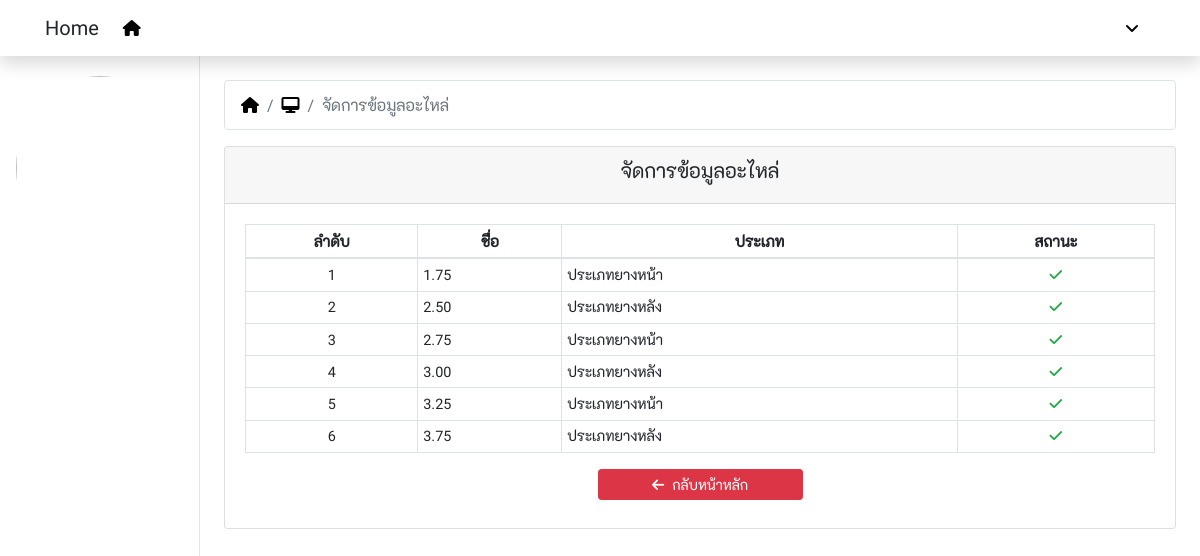
The page /software.php on the database its author committed.
### tables this page shows
CREATE TABLE `ex_software` (
  `sw_id` int(11) NOT NULL,
  `sw_name` varchar(200) NOT NULL,
  `sw_status` int(1) NOT NULL DEFAULT '1',
  `sw_create` varchar(50) NOT NULL,
  `sw_update` timestamp NOT NULL DEFAULT CURRENT_TIMESTAMP ON UPDATE CURRENT_TIMESTAMP,
  `sw_total` varchar(100) NOT NULL,
  `sw_type` varchar(100) NOT NULL
);

### config/function.php (called while the page is built, shortened)
<?php
  function getSoftware1(){
    global $dbcon;
    $sql = "SELECT * FROM ex_software ORDER BY sw_id ASC";
    $stmt = $dbcon->prepare($sql);
    $stmt->execute();
    return $stmt;
  }
?>

### software.php (the view, shortened to what this page needs)
<?php
  include_once 'config/connection.php';
  include_once 'config/function.php';
  $act = isset($_GET['act']) ? $_GET['act'] : 'index';
?>
<!DOCTYPE html>
<html lang="en">
<head>
  <link rel="stylesheet" href="node_modules/bootstrap/dist/css/bootstrap.min.css">
  <link rel="stylesheet" href="node_modules/@fortawesome/fontawesome-pro/css/all.min.css">
  <link rel="stylesheet" href="node_modules/datatables.net-bs4/css/dataTables.bootstrap4.min.css">
  <link rel="stylesheet" href="public/css/custom.css">
</head>
<body>
  <?php include_once 'inc/navbar.php' ?>
  <div class="container-fluid">
    <div class="row">
      <?php include_once 'inc/sidemenu.php' ?>
      <main role="main" class="col-xl-10 col-md-9 ml-sm-auto px-4">
        <?php
          if($act == 'index'):
        ?>
        <nav>
          <ol class="breadcrumb bg-white border">
            <li class="breadcrumb-item">
              <a href="request.php"><i class="fas fa-home"></i></a>
            </li>
            <li class="breadcrumb-item">
              <a href="computers.php"><i class="fas fa-desktop"></i></a>
            </li>
            <li class="breadcrumb-item active">
              จัดการข้อมูลอะไหล่
            </li>
          </ol>
        </nav>
        <div class="row justify-content-center">
          <div class="col-12">
            <div class="card">
              <div class="card-header">
                <h5 class="text-center">จัดการข้อมูลอะไหล่</h5>
              </div>
              <div class="card-body">
                <div class="row justify-content-center">
                  <div class="col-12">
                    <div class="table-responsive">
                      <table id="data" class="table table-bordered table-hover table-sm">
                        <thead>
                          <tr>
                            <th>ลำดับ</th>
                            <th>ชื่อ</th>
                            <th>ประเภท</th>
                            <th>สถานะ</th>
                          </tr>
                        </thead>
                        <tbody>
                          <?php
                            $result = getSoftware1();
                            foreach($result as $key => $row):
                          ?>
                          <tr>
                            <td><?php echo $key+1 ?></td>
                            <td class="text-left"><?php echo $row['sw_name'] ?></td>
                            <td class="text-left"><?php echo $row['sw_type'] ?></td>
                            <td>
                              <?php echo ($row['sw_status'] == 1
                                ? '<i class="fas fa-check text-success"></i>'
                                : '<i class="fas fa-times-circle text-danger"></i>')
                              ?>
                            </td>
                          </tr>
                          <?php
                            endforeach;
                          ?>
                        </tbody>
                      </table>
                    </div>
                  </div>
                  <div class="col-sm-3 pb-2">
                    <a class="btn btn-danger btn-sm btn-block" href="dashboard.php">
                      <i class="fa fa-arrow-left pr-2"></i>กลับหน้าหลัก
                    </a>
                  </div>
                </div>
              </div>
            </div>
          </div>
        </div>
        <?php
          endif;
        ?>
      </main>
    </div>
  </div>
</body>
</html>

### public/css/custom.css (style rules this page uses)
body { font-family: 'robotoregular', 'k2dregular', Tahoma; }
td, tr { white-space: normal; text-align: center; vertical-align: middle !important; font-size: 0.95em; }
a { color: #000; }
.active , .active a { color: #DC3545; }
[role="main"] { padding-top: 80px; }

### rows shown on the page
ex_software: sw_name "1.75", sw_type "ประเภทยางหน้า", sw_status 1 (drawn)
ex_software: sw_name "2.50", sw_type "ประเภทยางหลัง", sw_status 1 (drawn)
ex_software: sw_name "2.75", sw_type "ประเภทยางหน้า", sw_status 1 (drawn)
ex_software: sw_name "3.00", sw_type "ประเภทยางหลัง", sw_status 1 (drawn)
ex_software: sw_name "3.25", sw_type "ประเภทยางหน้า", sw_status 1 (drawn)
ex_software: sw_name "3.75", sw_type "ประเภทยางหลัง", sw_status 1 (drawn)
